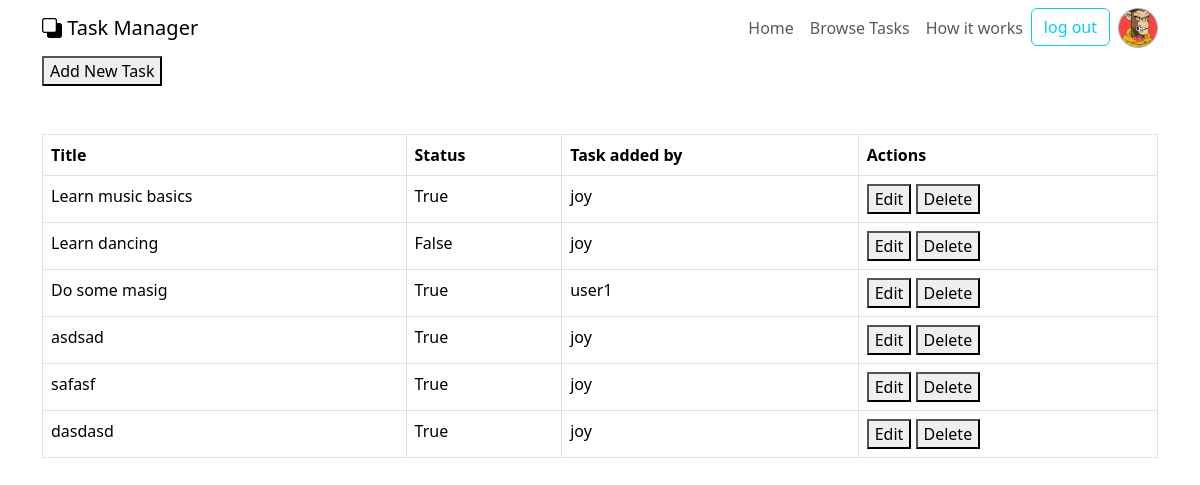
The app's page /all-tasks/ (signed in) with its own data.
### taskList_app/models.py (models this page shows, shortened)
class TaskList(models.Model):
    title = models.CharField(max_length=80)
    done = models.BooleanField(default=False)
    user = models.ForeignKey(User, on_delete=models.CASCADE)

### taskList_app/views.py (the view)
# urls.py: path('all-tasks/', views.allTasks, name="all-task"),
@login_required
def allTasks(request):
    avatar = None
    try:
        avatar = ProfileImg.objects.get(user=request.user).profileImg.url
    except:
        avatar = ""
    task = TaskList.objects.all()
    users = User.objects.all()
    return render(request, "tasklist.html", {"avatar": avatar, "tasks": task, "users": users})

### taskList_app/templates/tasklist.html (shortened to what this page needs)
{% extends "base.html" %}
{% if request.user.is_authenticated %}
    {% block main %}
    <div class="container">
        <div class="mb-5 d-flex text-end ">
            <button data-bs-toggle="modal" data-bs-target="#addtaskModal">Add New Task</button>
        </div>
        <table class="table table-bordered ">
            <thead>
                <tr>
                    <th>Title</th>
                    <th>Status</th>
                    <th>Task added by</th>
                    <th>Actions</th>
                </tr>
            </thead>
            <tbody>
                {% for task in tasks %}
                    <tr>
                        <td>{{task.title}}</td>
                        <td>{{task.done}}</td>
                        <td>{{task.user}}</td>
                        <td>
                            <button>Edit</button>
                            <button>Delete</button>
                        </td>
                    </tr>
                {% endfor %}
            </tbody>
        </table>
    </div>
    {% endblock main %}
    {% else %}
    <p>You must be logged in to view this page. <a href="{% url 'login' %}">Login</a></p>
{% endif %}

### templates/base.html (shortened to what this page needs)
<!doctype html>
<html lang="en">
  <head>
    <link rel="stylesheet" href="https://cdn.jsdelivr.net/npm/bootstrap-icons@1.11.1/font/bootstrap-icons.css">
    <link href="https://cdn.jsdelivr.net/npm/bootstrap@5.3.2/dist/css/bootstrap.min.css" rel="stylesheet">
  </head>
  <body>
    {% include "navbar.html" %}
    {% block main %}{% endblock main %}
  </body>
</html>

### taskList_app/templates/navbar.html (shortened to what this page needs)
<nav class="navbar navbar-expand-lg">
    <div class="container">
        <a class="navbar-brand" href="/">
            <i class="bi-back"></i>
            <span>Task Manager</span>
        </a>
        <div class="collapse navbar-collapse" id="navbarNav">
            <ul class="navbar-nav ms-auto">
                <li class="nav-item">
                    <a class="nav-link click-scroll" href="/">Home</a>
                </li>
                <li class="nav-item">
                    <a class="nav-link click-scroll" href="{% url "all-task" %}">Browse Tasks</a>
                </li>
                <li class="nav-item">
                    <a class="nav-link click-scroll" href="{% url "how-it-works" %}">How it works</a>
                </li>
                {% if not request.user.is_authenticated %}
                  <li class="nav-item">
                    <a class="btn btn-info me-2 mb-2 mb-lg-0" data-bs-toggle="modal" data-bs-target="#loginModal" href="#section_4">LogIn</a>
                  </li>
                  <li class="nav-item">
                      <a class="btn btn-outline-info" href="{% url "signup" %}">SignUp</a>
                  </li>
                  {% else %}
                  <li class="nav-item">
                    <a class="btn btn-outline-info me-2 " href="{% url "logout" %}">log out</a>
                </li>
                {% endif %}
            </ul>
            <div class="d-none d-lg-block">
               {% if request.user.is_authenticated %}
                <div class="d-flex justify-content-center align-items-center bg-info border border-dark-subtle rounded-circle"
                 style="width: 40px; height: 40px; background-image: url('{{ avatar }}'); background-size: cover; background-position: center;">
                </div>
               {% endif %}
            </div>
        </div>
    </div>
</nav>

### records on screen
TaskList: title "Learn music basics", done "True", user "joy"
TaskList: title "Learn dancing", done "False", user "joy"
TaskList: title "Do some masig", done "True", user "user1"
TaskList: title "asdsad", done "True", user "joy"
TaskList: title "safasf", done "True", user "joy"
TaskList: title "dasdasd", done "True", user "joy"
